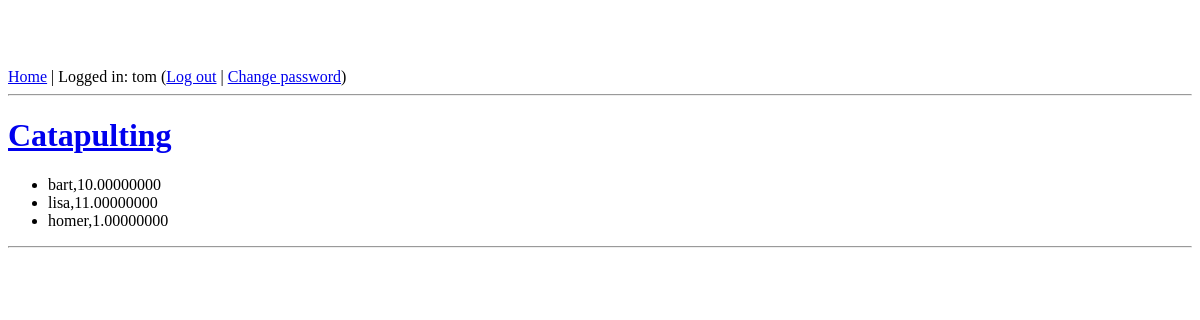
Page /activities/Catapulting/entries/ (signed in) on the committed database.
### core/models.py (models this page shows, shortened)
class Activity( models.Model ):
    name = models.CharField(max_length = 255, unique = True )
    creation_date = models.DateTimeField('date created')
    user_owner = models.ForeignKey(User)
    class Meta:
        verbose_name_plural = "Activities"

class ActivityEntry( models.Model ):
    activity = models.ForeignKey( Activity )
    user = models.ForeignKey( User )
    entry_date = models.DateTimeField('entry date' )
    score = models.DecimalField( name = 'score', max_digits = 15, decimal_places = 8, default = 0 )

### core/views.py (the view)
# urls.py: url(r'(?P<activity_url_name>\w+)/entries/$',views.ActivityEntriesView.as_view(), name='activity_entries'),
class ActivityEntriesView( generic.ListView ):
    template_name = 'core/activity_entries.html'
    model = ActivityEntry
    def get_context_data(self, **kwargs):
        context = super(ActivityEntriesView, self).get_context_data(**kwargs)
        activity_url_name = self.kwargs['activity_url_name']
        activity_name = decode_url( activity_url_name )
        context['activity_name'] = activity_name
        activity = get_object_or_404( Activity, name = activity_name )
        entries = ActivityEntry.objects.filter( activity = activity )
        context['entries'] = entries
        context['activity_url_name'] = activity_url_name
        return context

### core/views.py (called while the page is built)
def decode_url(category_name_url):
    return category_name_url.replace('_', ' ')

### core/templates/core/activity_entries.html (shortened to what this page needs)
{% extends 'highlander/base.html' %}
{% block content %}
<h1><a href="{% url 'core:activity' activity_url_name %}">{{ activity_name }}</a></h1>
     {% if entries %}
            <ul>
             {% for entry in entries %}
                <li>{{entry.user}},{{entry.score}}</li>
             {% endfor %}
            </ul>
     {% else %}
            <strong>No entries currently in this activity.</strong>
     {% endif %}
{% endblock %}}

### templates/highlander/base.html (shortened to what this page needs)
{% load i18n %}
<!DOCTYPE html>
<html lang="en">
<head>
    <link rel="stylesheet" href="{{ STATIC_URL }}css/style.css" />
</head>
<body>
    <div id="header">
        {% block header %}
        <a href="{% url 'core:index' %}">{% trans "Home" %}</a> |
        {% if user.is_authenticated %}
        {% trans "Logged in" %}: {{ user.username }}
        (<a href="{% url 'auth_logout' %}">{% trans "Log out" %}</a> |
        <a href="{% url 'auth_password_change' %}">{% trans "Change password" %}</a>)
        {% else %}
        <a href="{% url 'auth_login' %}">{% trans "Log in" %}</a>
        {% endif %}
        <hr />
        {% endblock %}
    </div>
    <div id="content">
        {% block content %}{% endblock %}
    </div>
    <div id="footer">
        {% block footer %}
        <hr />
        {% endblock %}
    </div>
</body>
</html>

### static/css/style.css (style rules this page uses)
body { padding-top: 60px; padding-bottom: 40px; }

### rows in the picture
Activity: name "Catapulting"
ActivityEntry: user "bart", score "10.00000000"
ActivityEntry: user "lisa", score "11.00000000"
ActivityEntry: user "homer", score "1.00000000"

### other values in the picture
{{ user.username }} "tom"
